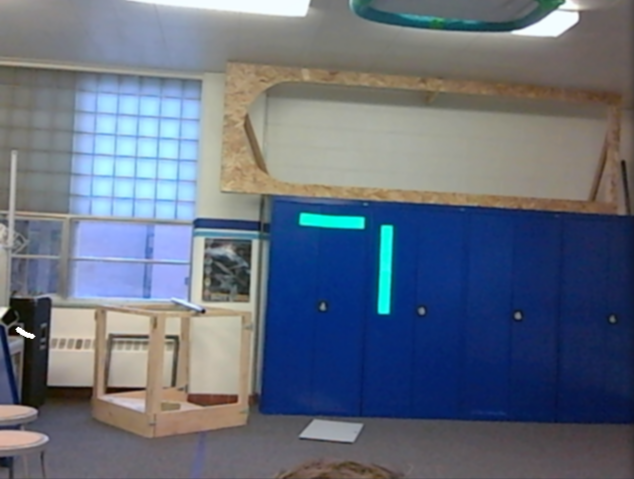
//> input picture screen_shot.png, 634 x 479 px
$ ./MeanShiftActivity   (built with g++ and OpenCV 4)
//> lines starting //> are read from the running program, lines starting //| are printed output that depends on the picture; after the words box and inside, x2 and y2 are one past the last pixel; in counts of white or black regions, pixels touching at a corner belong together
### ColorHistogram.h
#pragma once

#include <opencv2\core\core.hpp>

class ColorHistogram
{
public:
	ColorHistogram(void);
	virtual ~ColorHistogram(void);

	cv::MatND getHistogram(const cv::Mat &image);
	cv::SparseMat getSparseHistogram(const cv::Mat &image);
	cv::MatND getabHistogram(const cv::Mat &image);
	cv::MatND getHueHistogram(const cv::Mat &image);
	cv::Mat colorReduce(const cv::Mat &image, int div=64);

private:
	int histSize[3];
	float hranges[2];
	const float* ranges[3];
	int channels[3];
};

### Histogram1D.h
#pragma once

#include <opencv2/core/core.hpp>

class Histogram1D
{
public:
	Histogram1D(void);
	virtual ~Histogram1D(void);

	void setChannel(int c);
	inline int getChannel();
	void setRange(float minValue, float maxValue);
	inline float getMinValue();
	inline float getMaxValue();
	void setNBins(int nbins);
	inline int getNBins();
	cv::MatND getHistogram(const cv::Mat &image);
	cv::Mat getHistogramImage(const cv::Mat &image);
	cv::Mat equalize(const cv::Mat &image);
	cv::Mat stretch(const cv::Mat &image, int minValue=0);
	cv::Mat applyLookUp(const cv::Mat& image, const cv::MatND& lookup);

private:

	int histSize[1];
	float hranges[2];
	const float* ranges[1];
	int channels[1];
};

### ObjectFinder.h
#pragma once

#include <opencv2\core\core.hpp>

class ObjectFinder
{
public:
	ObjectFinder(void);
	virtual ~ObjectFinder(void);

	void setThreshold(float t);
	inline float getThreshold();
	void setHistogram(const cv::MatND& h);
	void setHistogram(const cv::SparseMat& h);
	cv::Mat find(const cv::Mat& image);
	cv::Mat find(const cv::Mat& image, float minValue, float maxValue, int *channels, int dim);

private:

	float hranges[2];
	const float* ranges[3];
	int channels[3];

	float threshold;
	cv::MatND histogram;
	cv::SparseMat shistogram;
	bool isSparse;
};

### ColorHistogram.cpp
#include "ColorHistogram.h"

#include <opencv2\core\core.hpp>
#include <opencv2\imgproc\imgproc.hpp>

ColorHistogram::ColorHistogram(void)
{
	// Prepare arguments for a color histogram
	histSize[0]= histSize[1]= histSize[2]= 256;
	hranges[0]= 0.0;    // BRG range
	hranges[1]= 255.0;
	ranges[0]= hranges; // all channels have the same range
	ranges[1]= hranges;
	ranges[2]= hranges;
	channels[0]= 0;		// the three channels
	channels[1]= 1;
	channels[2]= 2;
}

ColorHistogram::~ColorHistogram(void)
{
	// Do nothing
}

// Computes the histogram.
// [80 lines left out: functions getHistogram, getSparseHistogram, getabHistogram, not called in this run]

// Computes the 1D Hue histogram with a mask.
// BGR source image is converted to HSV
cv::MatND ColorHistogram::getHueHistogram(const cv::Mat &image) {

	cv::MatND hist;

	// Convert to Lab color space
	cv::Mat hue;
	cv::cvtColor(image, hue, CV_BGR2HSV);

	// Prepare arguments for a 1D hue histogram
	hranges[0]= 0.0;
	hranges[1]= 180.0;
	channels[0]= 0; // the hue channel

	// Compute histogram
	cv::calcHist(&hue,
		1,			// histogram of 1 image only
		channels,	// the channel used
		cv::Mat(),	// no mask is used
		hist,		// the resulting histogram
		1,			// it is a 1D histogram
		histSize,	// number of bins
		ranges		// pixel value range
		);

	return hist;
}

// [22 lines left out: function colorReduce, not called in this run]

### ObjectFinder.cpp
#include "ObjectFinder.h"

#include <opencv2\core\core.hpp>
#include <opencv2\imgproc\imgproc.hpp>

ObjectFinder::ObjectFinder() : threshold(0.1f), isSparse(false) {

	ranges[0]= hranges; // all channels have the same range
	ranges[1]= hranges;
	ranges[2]= hranges;
}


ObjectFinder::~ObjectFinder(void)
{
}

// Sets the threshold on histogram values [0,1]
void ObjectFinder::setThreshold(float t) {

	threshold= t;
}

// Gets the threshold
// [4 lines left out: function getThreshold, not called in this run]

// Sets the reference histogram
void ObjectFinder::setHistogram(const cv::MatND& h) {

	isSparse= false;
	histogram= h;
	cv::normalize(histogram,histogram,1.0);
}

// Sets the reference histogram
// [48 lines left out: functions setHistogram, find, not called in this run]

cv::Mat ObjectFinder::find(const cv::Mat& image, float minValue, float maxValue, int *channels, int dim) {

	cv::Mat result;

	hranges[0]= minValue;
	hranges[1]= maxValue;

	for (int i=0; i<dim; i++)
		this->channels[i]= channels[i];

	if (isSparse) { // call the right function based on histogram type

		cv::calcBackProject(&image,
			1,            // we only use one image at a time
			channels,     // vector specifying what histogram dimensions belong to what image channels
			shistogram,   // the histogram we are using
			result,       // the resulting back projection image
			ranges,       // the range of values, for each dimension
			255.0         // the scaling factor is chosen such that a histogram value of 1 maps to 255
			);

	} else {

		cv::calcBackProject(&image,
			1,            // we only use one image at a time
			channels,     // vector specifying what histogram dimensions belong to what image channels
			histogram,    // the histogram we are using
			result,       // the resulting back projection image
			ranges,       // the range of values, for each dimension
			255.0         // the scaling factor is chosen such that a histogram value of 1 maps to 255
			);
	}

	// Threshold back projection to obtain a binary image
	if (threshold>0.0)
		cv::threshold(result, result, 255*threshold, 255, cv::THRESH_BINARY);

	return result;
}

### MeanShiftActivity.cpp

#include "ObjectFinder.h"
#include "Histogram1D.h"
#include "ColorHistogram.h"

#include <opencv2/core/core.hpp>
#include <opencv2/highgui/highgui.hpp>
#include <opencv2/imgproc/imgproc.hpp>
#include <opencv2/video/tracking.hpp>

#include <iostream>
#include <string>
using namespace std;

int main(int argc, char** argv)
{
	string targetWinName = "Target Image";
	string targetHistWinName = "Target Histogram";
	string screenShotWinName = "Screen Shot";
	string backprojectionResultsWinName = "Backprojection Result";

	string targetFile = "screen_shot_target.png";
	string screenShotFile = "screen_shot.png";

	// Load screen shot
	cv::Mat screenShot = cv::imread(screenShotFile, CV_LOAD_IMAGE_COLOR);
//> screenShot is the input picture: 479 rows x 634 cols, CV_8UC3; mean B, G, R 126, 109.9, 100.3

	// Load target image
	cv::Mat target = cv::imread(targetFile, CV_LOAD_IMAGE_COLOR);
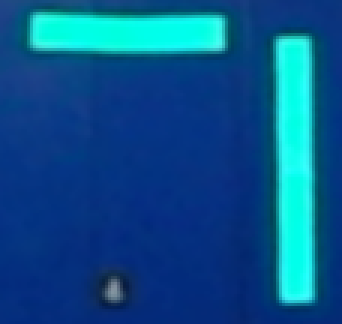
//> input picture screen_shot_target.png, 114 x 108 px (shown 3 times larger)
//> target is the input picture: 108 rows x 114 cols, CV_8UC3; mean B, G, R 139.7, 84, 8.2

	if (!screenShot.data || !target.data )
	{
		cerr << "Failed to load image: " << screenShot << " or " << target << endl;
		return -1;
	}

	// Display target window image
	cv::namedWindow(targetWinName);
	cv::imshow(targetWinName, target);

	// Get the Hue histogram
	int minSat = 65;
	ColorHistogram hc;
	cv::Mat colorHist = hc.getHueHistogram(target); //, minSat);
//> in getHueHistogram, `cv::cvtColor(image, hue, CV_BGR2HSV);`: hue: 108 rows x 114 cols, CV_8UC3; mean H, S, V 104.3, 241.2, 141.8
//> in getHueHistogram, `cv::calcHist(&hue, 1, channels, cv::Mat(), hist, 1, histSize, ranges );`: hist = 256 values, max 3537 at index 155, min 0 at index 0, mean 48.09
//> colorHist has the same summary as hist in getHueHistogram

	ObjectFinder finder;
	finder.setHistogram(colorHist);
//> in setHistogram, `histogram= h;`: histogram has the same summary as hist in getHueHistogram
//> in setHistogram, `cv::normalize(histogram,histogram,1.0);`: histogram = 256 values, max 0.755 at index 155, min 0 at index 0, mean 0.0103
//> colorHist has the same summary as histogram in setHistogram
	finder.setThreshold(0.2f);

	// Convert to HSV space
	cv::Mat hsv;
	cv::cvtColor(screenShot, hsv, CV_BGR2HSV);
//> hsv: 479 rows x 634 cols, CV_8UC3; mean H, S, V 77.3, 91.1, 135.3

	// Split the image
	vector<cv::Mat> vHSV;
	cv::split(hsv, vHSV);
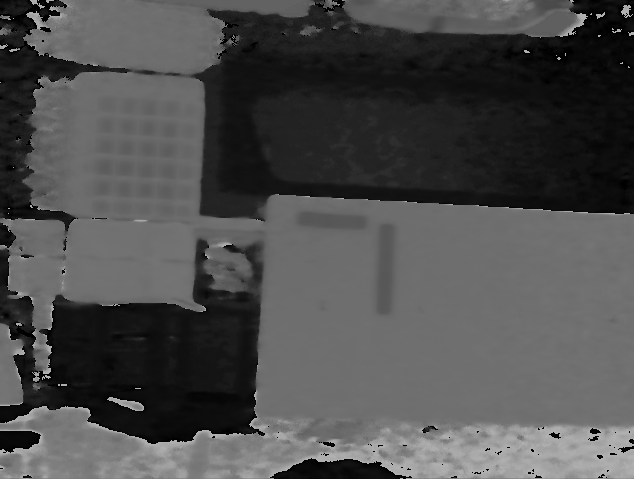
//> vHSV[0]: 479 rows x 634 cols, CV_8UC1; min 0, max 179, mean 77.3
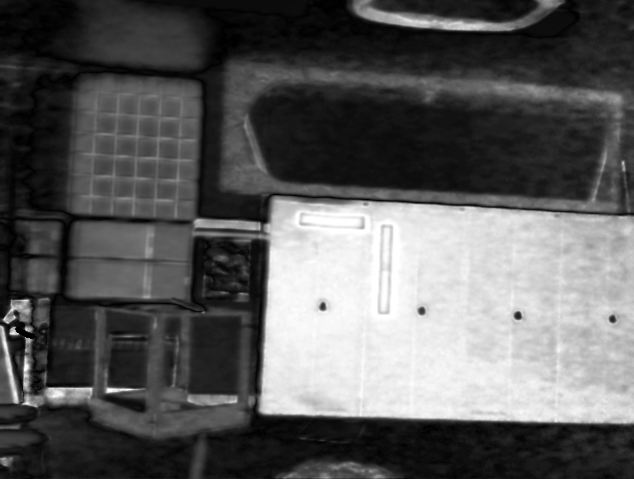
//> vHSV[1]: 479 rows x 634 cols, CV_8UC1; min 0, max 255, mean 91.1
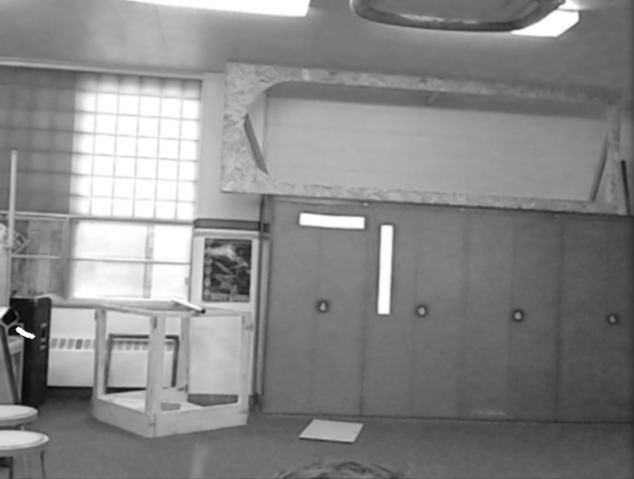
//> vHSV[2]: 479 rows x 634 cols, CV_8UC1; min 7, max 255, mean 135.3

	// Eliminate pixels with low saturation
	cv::threshold(vHSV[1], vHSV[1], minSat, 255, cv::THRESH_BINARY);
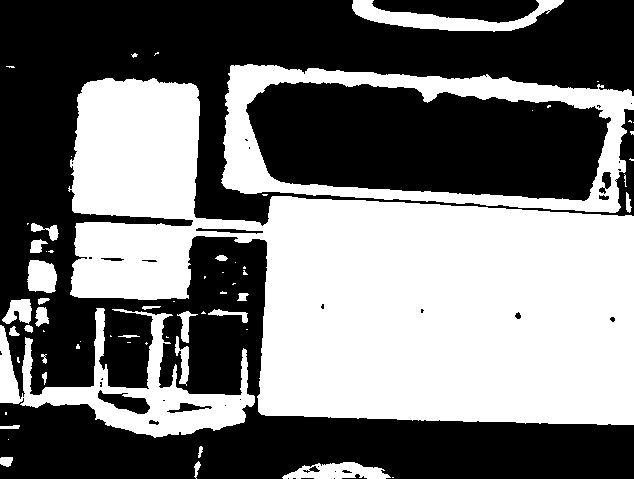
//> vHSV[1]: 479 rows x 634 cols, CV_8UC1; 45.9% white; 64 white regions (37 under 20 px), largest, box (x1, y1, x2, y2) and area: (68, 78, 634, 425) 105929, (221, 64, 634, 213) 16005, (0, 308, 255, 438) 9999
	cv::namedWindow("Saturation Threshold with minSat");
	cv::imshow("Saturation Threshold with minSat", vHSV[1]);

	// Get back-projection of hue histogram
	int ch[1] = {0};
	cv::Mat result = finder.find(hsv, 0.0f, 180.0f, ch, 1);
//> in find, `cv::threshold(result, result, 255*threshold, 255, cv::THRESH_BINARY);`: result: 479 rows x 634 cols, CV_8UC1; 13.6% white; 612 white regions (500 under 20 px), largest, box (x1, y1, x2, y2) and area: (257, 200, 552, 390) 23773, (63, 0, 218, 71) 4185, (66, 72, 201, 218) 3942

	cv::namedWindow("Result Hue Back-projection");
	cv::imshow("Result Hue Back-projection", result);

	// Eliminate low saturation pixels
	cv::bitwise_and(result, vHSV[1], result);
	cv::namedWindow("Result Hue and");
	cv::imshow("Result Hue and", result);

	// Get back-projection of hue histogram
	finder.setThreshold(-1.0f);
	result = finder.find(hsv, 0.0f, 180.0f, ch, 1);
	cv::bitwise_and(result, vHSV[1], result);
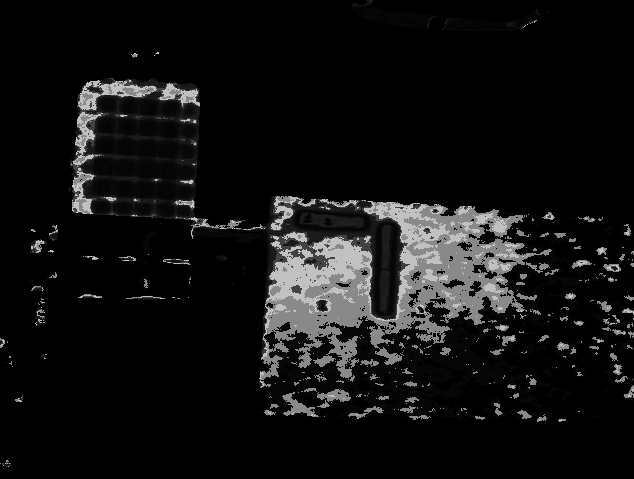
//> result: 479 rows x 634 cols, CV_8UC1; min 0, max 193, mean 17.7
	cv::namedWindow("Result Hue and Raw");
	cv::imshow("Result Hue and Raw", result);

	cv::Rect rect(cv::Point(screenShot.rows/2,screenShot.cols/2),target.size());
//> rect = Rect(239, 317, 114, 108)
	cv::rectangle(screenShot, rect, cv::Scalar(0,0,255));

	cv::TermCriteria criteria(cv::TermCriteria::MAX_ITER, 10, 0.01);
	cout << "meanshift = " << cv::meanShift(result, rect, criteria) << endl;
//| meanshift = 10
//> rect = Rect(262, 230, 114, 108)

	cv::rectangle(screenShot, rect, cv::Scalar(0,255,0));
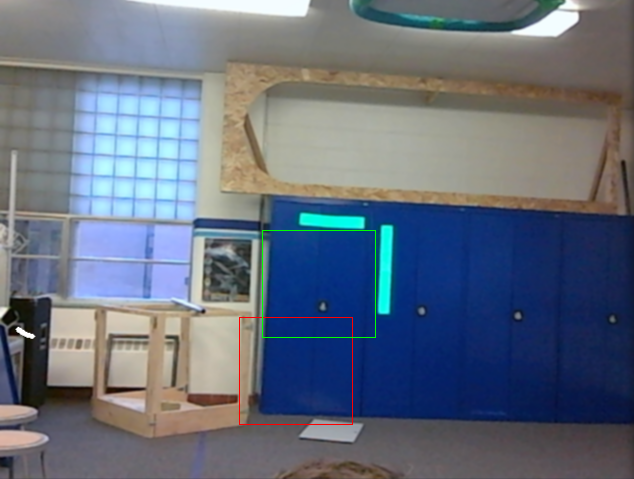
//> screenShot: 479 rows x 634 cols, CV_8UC3; mean B, G, R 125.6, 110.1, 100.5

	cv::imshow(screenShotWinName, screenShot);

	cv::waitKey(0);

	return 0;
}
